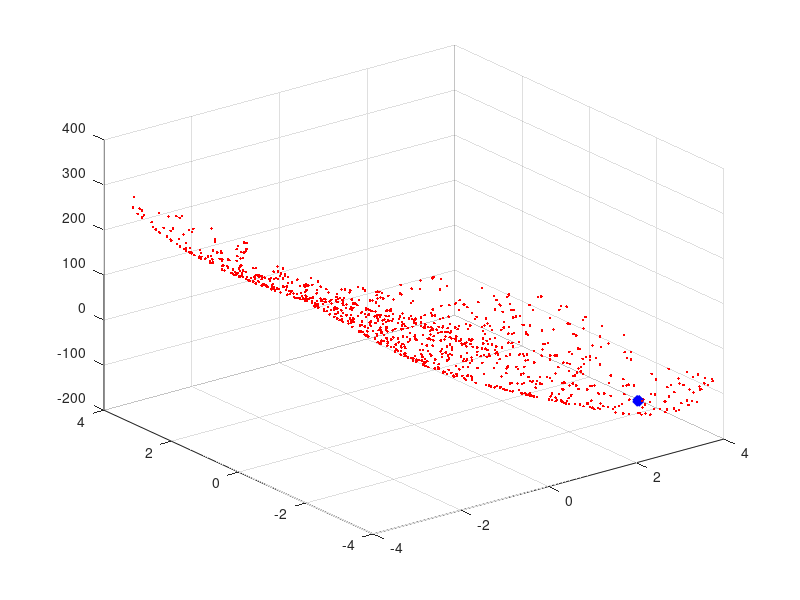

The MATLAB source for this figure:
clc;
close all;
%% initialization
swarm_size = 64;
maxIter = 100;
inertia = 1.0;
correction_factor = 2.0;
% posisi awal swarm
a = 1:8;
[X,Y] = meshgrid(a,a);
C = cat(2,X',Y');
D = reshape(C,[],2);
swarm(1:swarm_size,1,1:2) = D;
swarm(:,2,:) = 0;
swarm(:,4,1) = 1000;
plotObjFcn = 1;
%% fungsi
objfcn = @(x)0.5*((x(:,1).^4)-16*(x(:,1.^2)+5*(x(:,1)))+0.5*((x(:,2).^4)-16*(x(:,2).^2)+5*(x(:,2))));

tic;
%% Iterasi PSO
for iter = 1:maxIter
    swarm(:, 1, 1) = swarm(:, 1, 1) + swarm(:, 2, 1);
    swarm(:, 1, 2) = swarm(:, 1, 2) + swarm(:, 2, 2);
    x = swarm(:, 1, 1);
    y = swarm(:, 1, 2);
    fval = objfcn([x y]);
    
    for i = 1:swarm_size
        if fval(i,1) < swarm(i,4,1)
            swarm(i, 3, 1) = swarm(i, 1, 1);
            swarm(i, 3, 2) = swarm(i, 1, 2);
            swarm(i, 4, 1) = fval(i,1);
        end
    end
    
    [~, gbest] = min(swarm(:, 4, 1));
    
    % update velocity
 swarm (:, 2, 1) = inertia*(rand(swarm_size,1).*swarm(:, 2, 1)) + correction_factor*(rand(swarm_size,1).*(swarm(:, 3, 1) ...
     - swarm(:, 1, 1))) + correction_factor*(rand(swarm_size,1).*(swarm(gbest, 3, 1) - swarm(:, 1, 1)));
 swarm (:, 2, 2) = inertia*(rand(swarm_size,1).*swarm(:, 2, 2)) + correction_factor*(rand(swarm_size,1).*(swarm(:, 3, 2) ...
     - swarm(:, 1, 2))) + correction_factor*(rand(swarm_size,1).*(swarm(gbest, 3, 2) - swarm(:, 1, 2)));
  
  % plot Partikel
  clf;plot(swarm(:, 1, 1), swarm(:, 1, 2), 'x');grid
  axis([-4 4 -4 4]);
  pause(.5);
  disp(['iteration: ' num2str(iter)]);
  % hold on
end
toc
%% plot 
if plotObjFcn
    ub = -4;
    lb = 4;
    npoints = 1000;
    x = (ub-lb) .* rand(npoints,2) + lb;
    for i = 1:npoints
        f = objfcn([x(i,1) x(i,2)]);
        plot3(x(i,1),x(i,2),f,'.r');hold on
    end
    plot3(swarm(1,3,1),swarm(1,3,2),swarm(1,4,1),'xb','linewidth',5,'Markersize',5);grid
    hold on
end

x
xg=min(x)

